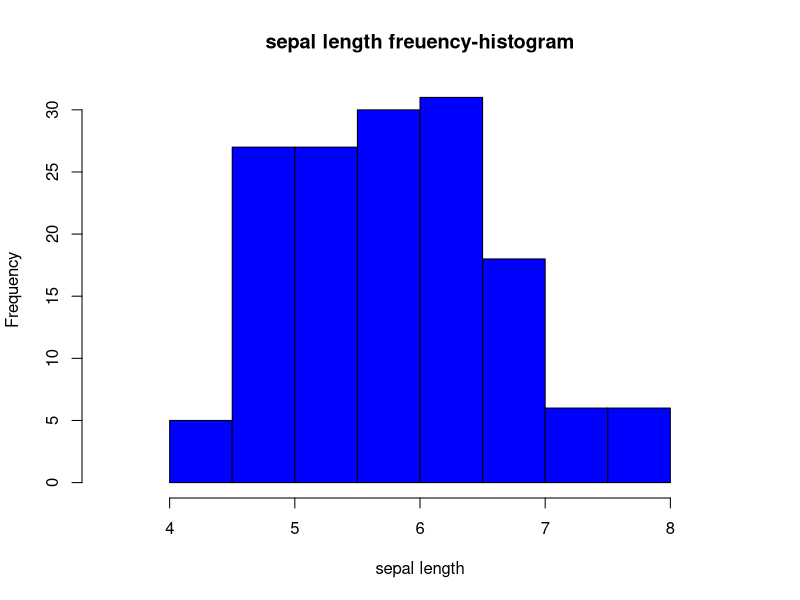
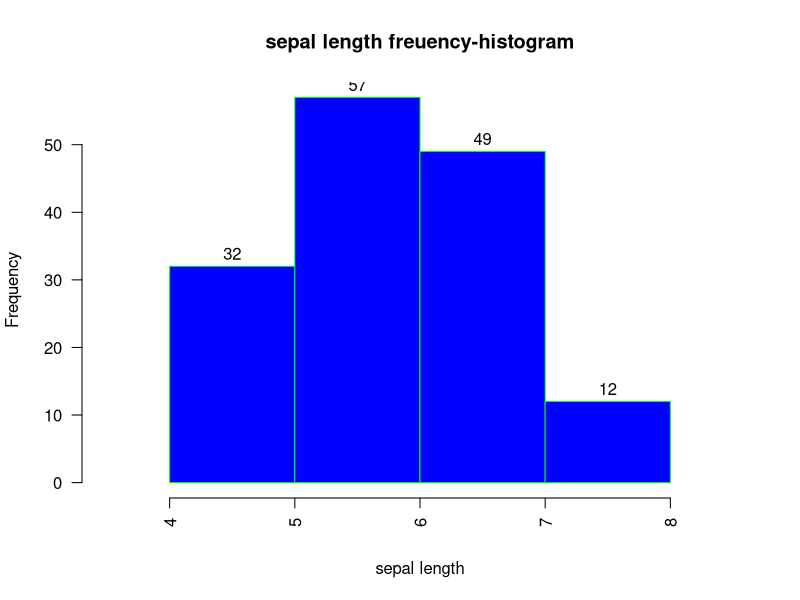
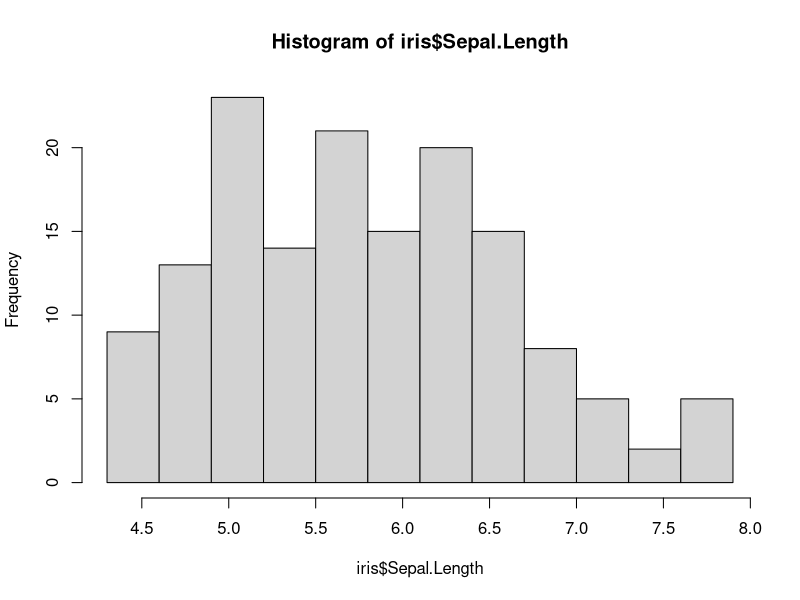
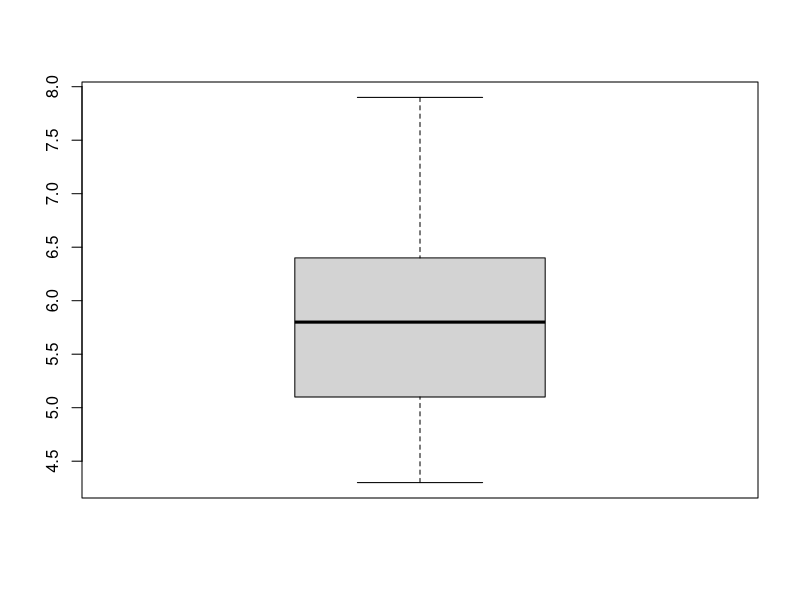
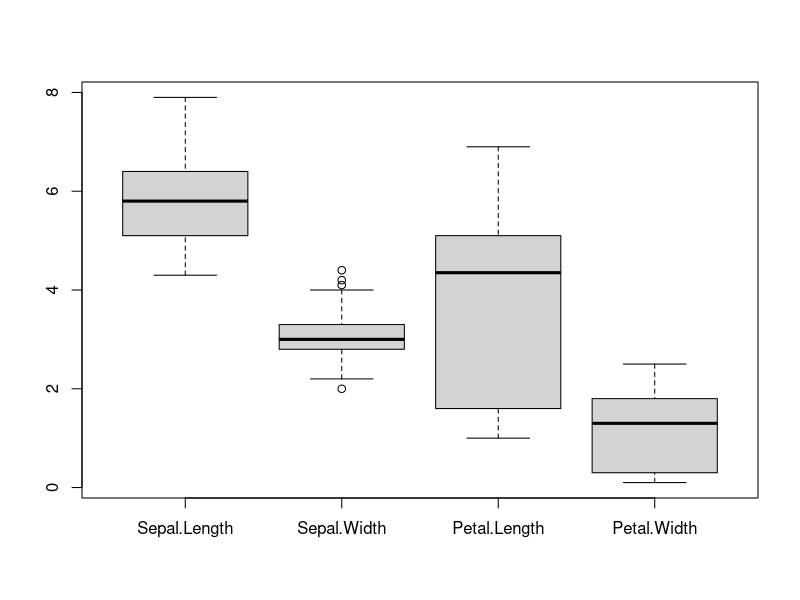

The R source for these figures, in order:
library(datasets)
#library(help="datasets")
data("iris")
names(iris)

dim(iris)

View(iris)
#-----------dataset details--------
str(iris)
#min
min(iris$Sepal.Length)
min(iris$Sepal.Width)
#max
max(iris$Sepal.Length)
max(iris$Sepal.Width)
#mean
mean(iris$Sepal.Length)
mean(iris$Sepal.Width)
#range
range(iris$Sepal.Length)

# Standard Deviation
sd(iris$Sepal.Length)
sd(iris$Sepal.Width)
#veriance
var(iris$Sepal.Length)

#percentaile
quantile(iris$Sepal.Length)
#specific use
quantile(iris$Sepal.Length,c(0.3,0.6,0.7))

#using hist function :simple call
h<-hist(iris$Sepal.Length, main="sepal length freuency-histogram",xlab="sepal length",xlim=c(3.5,8.5),col="blue")

# to display the details of histogram

#  using breaks and las
h<-hist(iris$Sepal.Length, main="sepal length freuency-histogram",xlab="sepal length",xlim=c(3.5,8.5),col="blue",labels = TRUE,breaks = 3,border ="green",las=2)

#write the brakes in following way as sometimes for fine details r does not shows by simply 
#writing breaks=12,you need to specify the vector
h<-hist(iris$Sepal.Length,breaks=c(4.3,4.6,4.9,5.2,5.5,5.8,6.1,6.4,6.7,7.0,7.3,7.6,7.9))


#box plots
#using boxpolt() function

boxplot(iris$Sepal.Length)

#this will display the summary -
summary(iris$Sepal.Length)



#combined boxplot for all 4 features

myboxplot<-boxplot(iris[,-5])


#to display outliers
myboxplot$out

summary(iris)